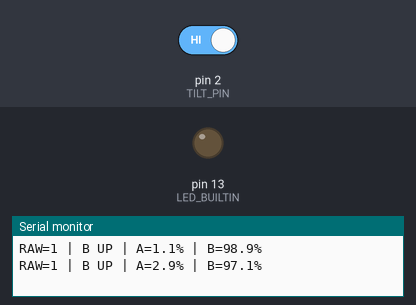
The sketch below on a simulated Arduino Uno, built with avr-gcc and run on an emulated ATmega328P. On the bench: output pins drawn as LEDs (lit = HIGH), the last lines printed to the serial monitor. The test bench sets the inputs (shaded band); at power-on: pin 2 (TILT_PIN) HIGH.

Above: at 1.2 s.
1.3 s: pin 2 (TILT_PIN) driven LOW
At 2.6 s:
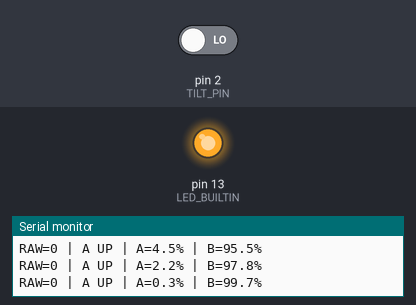
2.9 s: pin 2 (TILT_PIN) driven HIGH
At 4.1 s:
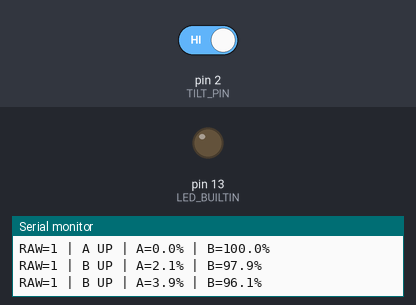
Timing chart, 0 to 5.9 s (numbered marks = the images above; inputs shaded):
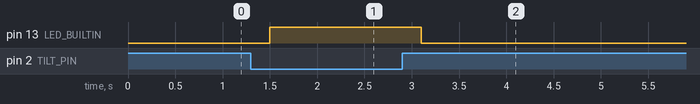

The sketch:

Hourglass_Test.ino
```cpp
#include "Hourglass.h"

const int TILT_PIN = 2;
// After mounting: if contact CLOSED really means B is up, change true to false.
const bool CLOSED_MEANS_A_UP = true;
Hourglass hourglass(CLOSED_MEANS_A_UP, 200, 18.0f);
unsigned long lastPrint = 0;

void setup() {
  pinMode(TILT_PIN, INPUT_PULLUP);
  pinMode(LED_BUILTIN, OUTPUT);
  Serial.begin(115200);
  // No infinite while(!Serial): it must also start without a computer.
  hourglass.begin(millis(), digitalRead(TILT_PIN));
}

void loop() {
  unsigned long now = millis();
  int raw = digitalRead(TILT_PIN);
  hourglass.update(now, raw);
  digitalWrite(LED_BUILTIN,
               hourglass.ready() && hourglass.aUp() ? HIGH : LOW);

  if (now - lastPrint >= 500) {
    lastPrint = now;
    Serial.print("RAW=");
    Serial.print(raw);
    if (!hourglass.ready()) {
      Serial.println(" | waiting for stable orientation");
    } else {
      Serial.print(hourglass.aUp() ? " | A UP" : " | B UP");
      Serial.print(" | A=");
      Serial.print(hourglass.amountA() * 100.0f, 1);
      Serial.print("% | B=");
      Serial.print(hourglass.amountB() * 100.0f, 1);
      Serial.println("%");
    }
  }
}
```

Hourglass.h
```cpp
#pragma once
#include <stdint.h>
#include <stddef.h>

// Independent of Arduino hardware: 0 = contact closed, 1 = contact open.
class Hourglass {
 public:
  explicit Hourglass(bool closedMeansAUp = true,
                     uint32_t debounceMs = 200,
                     float fullSeconds = 18.0f)
      : closedMeansAUp_(closedMeansAUp), debounceMs_(debounceMs),
        fullSeconds_(fullSeconds > 0.0f ? fullSeconds : 18.0f) {}

  void begin(uint32_t now, int raw) {
    candidate_ = raw;
    changedAt_ = previousTime_ = now;
    begun_ = true;
    ready_ = false;
    sandA_ = 0.5f;
  }

  void update(uint32_t now, int raw) {
    if (!begun_) { begin(now, raw); return; }
    uint32_t elapsed = now - previousTime_;
    previousTime_ = now;

    if (raw != candidate_) {
      candidate_ = raw;
      changedAt_ = now;
    }
    const bool settled = (uint32_t)(now - changedAt_) >= debounceMs_;

    if (!ready_) {
      if (!settled) return;
      stable_ = candidate_;
      ready_ = true;
      // On first stable reading, put all light-sand in the upper reservoir.
      sandA_ = aUp() ? 1.0f : 0.0f;
      return;
    }

    // During a physical flip, pause rather than interpreting switch chatter.
    if (!settled) return;
    if (stable_ != candidate_) {
      stable_ = candidate_;
      return;  // Preserve the amount; do not reset on subsequent flips.
    }

    // Do not jump ahead after a blocking connection attempt.
    if (elapsed > 250) return;
    float movement = (float)elapsed / (fullSeconds_ * 1000.0f);
    sandA_ += aUp() ? -movement : movement;
    if (sandA_ < 0.0f) sandA_ = 0.0f;
    if (sandA_ > 1.0f) sandA_ = 1.0f;
  }

  bool ready() const { return ready_; }
  bool aUp() const {
    return closedMeansAUp_ ? stable_ == 0 : stable_ != 0;
  }
  float amountA() const { return sandA_; }
  float amountB() const { return 1.0f - sandA_; }

  // Prototype layout: A = logical pixels 0..35, B = 36..71.
  // This is NOT a verified physical map of the Vespera installation.
  bool render(uint8_t* output, size_t length) const {
    if (length != 216) return false;
    for (size_t i = 0; i < length; ++i) output[i] = 0;
    if (!ready_) return true;
    const float amounts[2] = {amountA(), amountB()};
    const uint8_t colours[2][3] = {{70, 22, 0}, {0, 22, 70}};
    for (int group = 0; group < 2; ++group) {
      float lit = amounts[group] * 36.0f;
      for (int i = 0; i < 36; ++i) {
        float fraction = lit - (float)i;
        if (fraction < 0.0f) fraction = 0.0f;
        if (fraction > 1.0f) fraction = 1.0f;
        int pixel = group == 0 ? i : 71 - i;
        for (int channel = 0; channel < 3; ++channel) {
          output[pixel * 3 + channel] =
              (uint8_t)(colours[group][channel] * fraction + 0.5f);
        }
      }
    }
    return true;
  }

 private:
  bool closedMeansAUp_;
  uint32_t debounceMs_;
  float fullSeconds_;
  bool begun_ = false;
  bool ready_ = false;
  int candidate_ = 1;
  int stable_ = 1;
  uint32_t changedAt_ = 0;
  uint32_t previousTime_ = 0;
  float sandA_ = 0.5f;
};
```

Measured:
- after the input at 1.3 s, pin 13 (LED_BUILTIN): LOW → HIGH after 0.20 s
- after the input at 2.9 s, pin 13 (LED_BUILTIN): HIGH → LOW after 0.20 s
